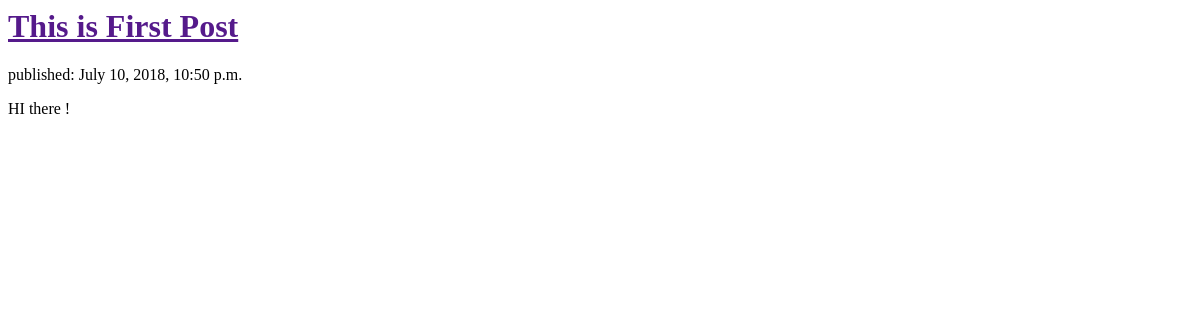
Before: / with the older database file.
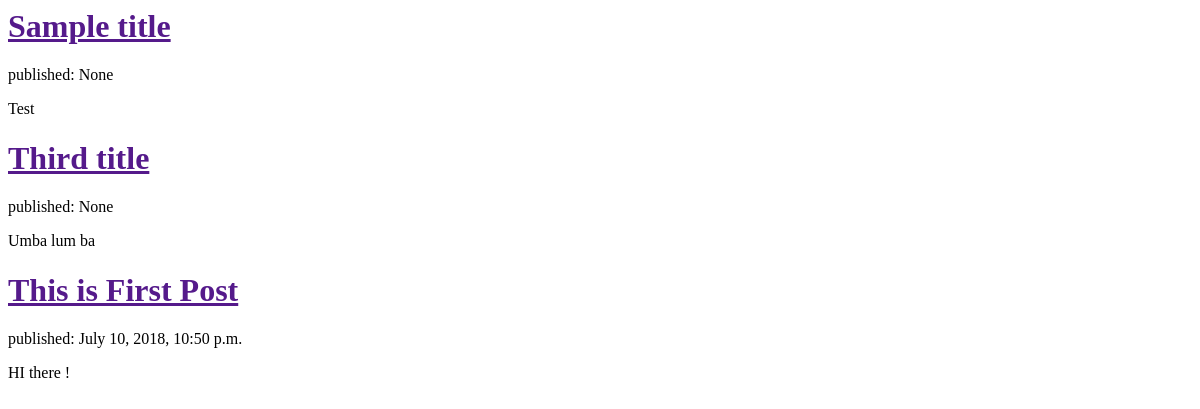
After: the same page with the newer database file.
### blog/models.py (models this page shows, shortened)
class Post(models.Model):
	author = models.ForeignKey('auth.User',on_delete=models.CASCADE)
	title = models.CharField(max_length=200)
	text = models.TextField()
	created_date = models.DateTimeField(default =timezone.now)
	published_date = models.DateTimeField(blank=True, null=True)

### blog/views.py (the view)
# urls.py: url(r'^$',views.post_list,name='post_list'),
def post_list(request):
	posts = Post.objects.order_by('title')
	return render(request,'blog/post_list.html',{'posts':posts})

### blog/templates/blog/post_list.html (shortened to what this page needs)
<html>
	<head>
	</head>
	<body>
		<div>
			{% for post in posts %}
				<h1><a href="">{{ post.title}}</a></h1>
				<p>published: {{ post.published_date }}</p>
				<p>{{ post.text |linebreaksbr }}</p>
			{% endfor %}
		</div>
	</body>
</html>

Changed rows visible on the page:
added Post: title "Sample title", published_date "None", text "Test"
added Post: title "Third title", published_date "None", text "Umba lum ba"
